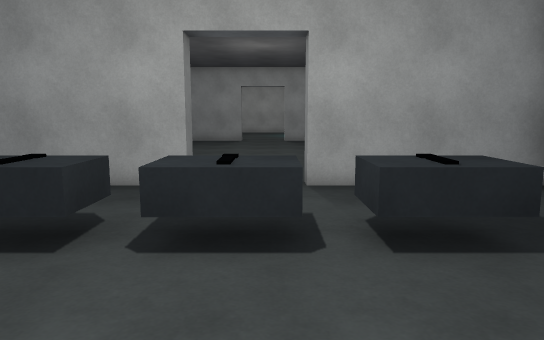
view 1 (above)

21 first-person views from a walk through a scene from a Unity 3-D project. The camera is 1.4 m above the floor, tilts 8° down and sees 70° across. Doors are open. The floor is counted in squares, 1 m on a side. Each view is taken from the middle of a square. On the plan, view 1 faces up. The plan holds only what a view shows up to about 16 squares ahead; the rest is blank. The player is left out.

view 2
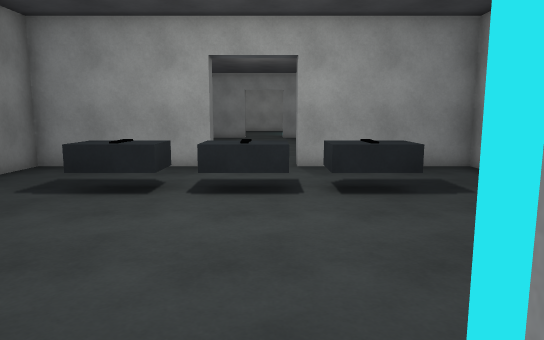

view 3
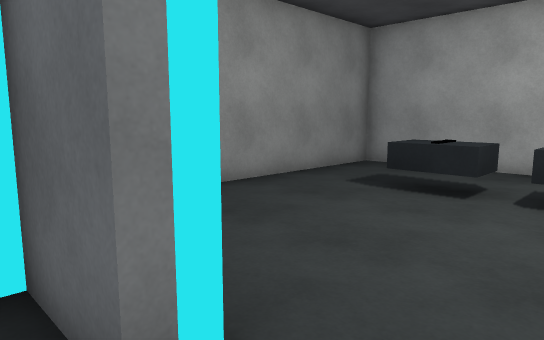

view 4
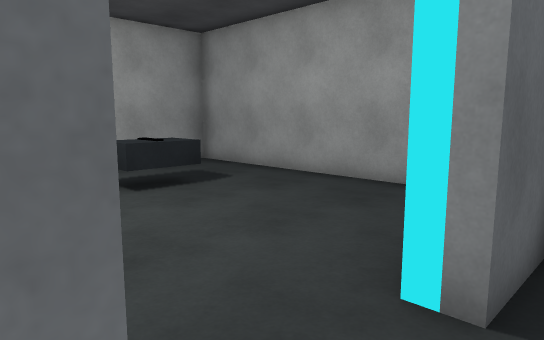

view 5
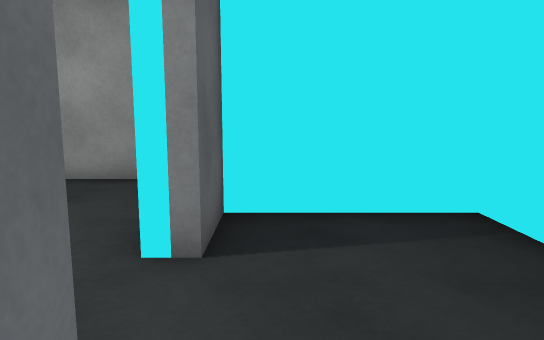

view 6
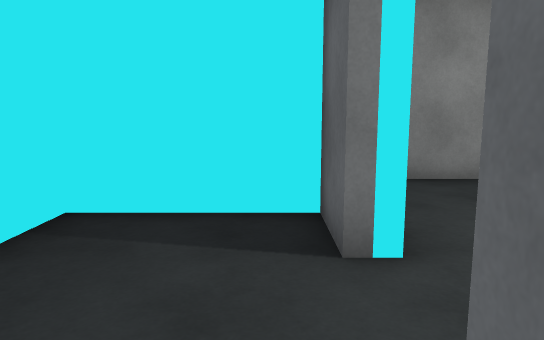

view 7
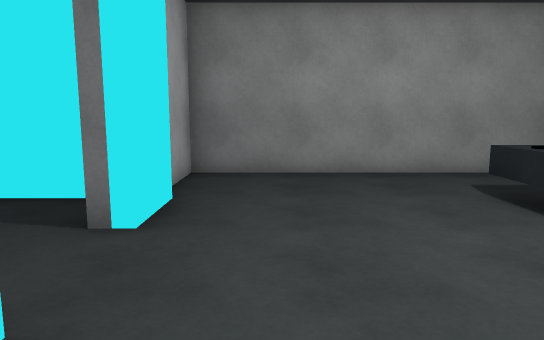

view 8
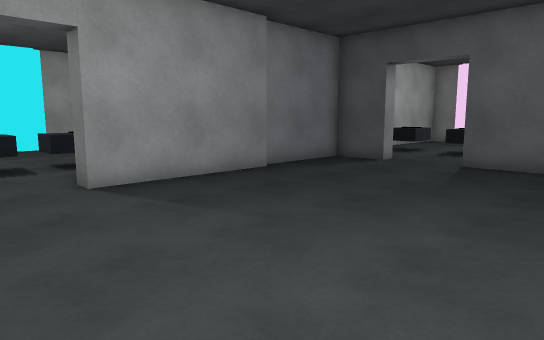

view 9
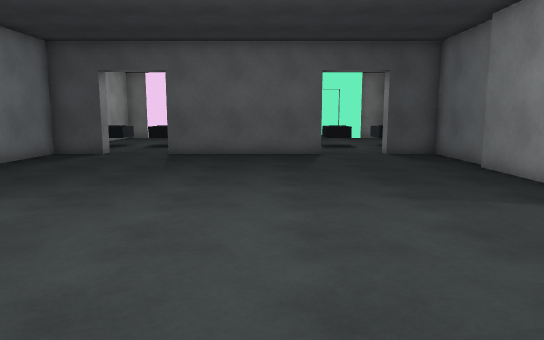

view 10
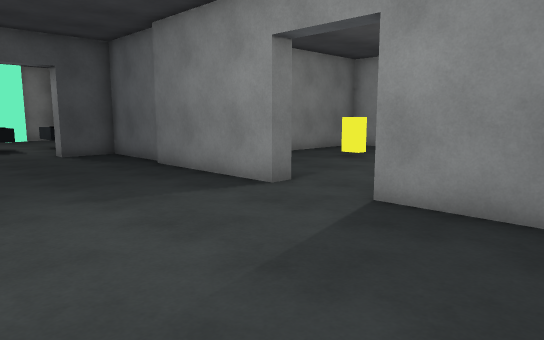

view 11
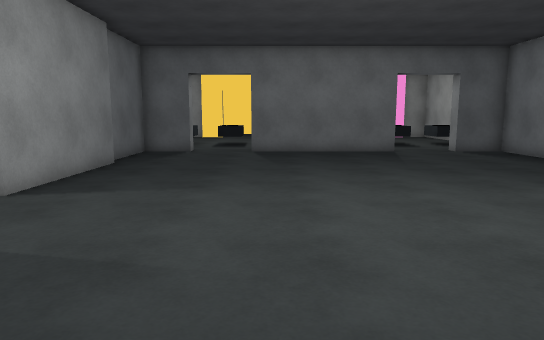

view 12
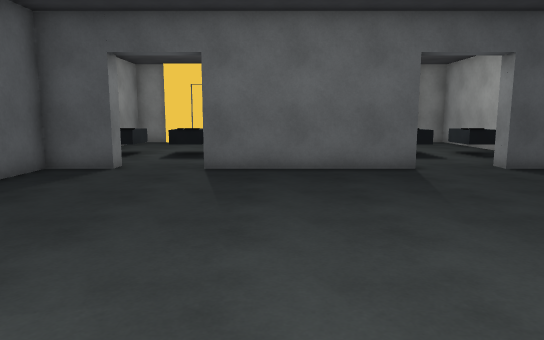

view 13
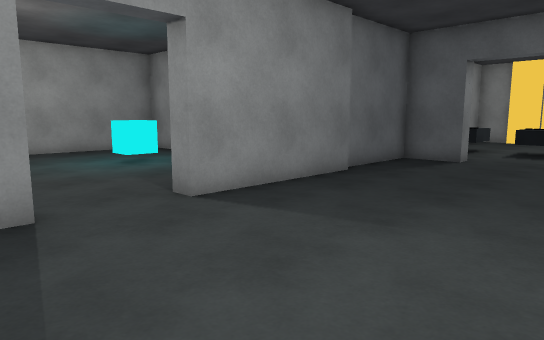

view 14
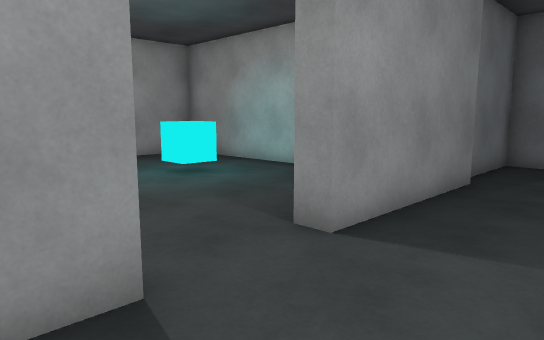

view 15
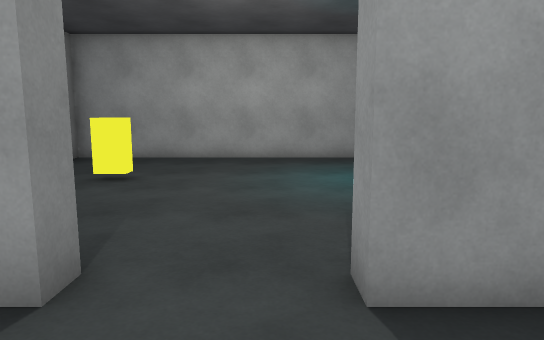

view 16
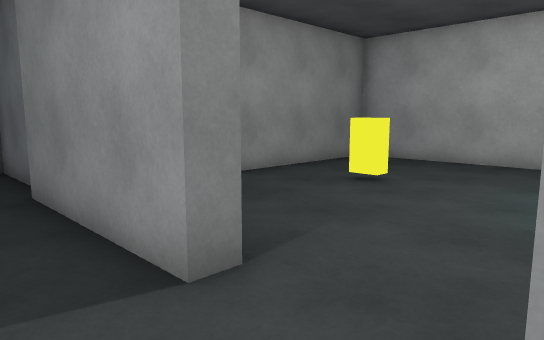

view 17
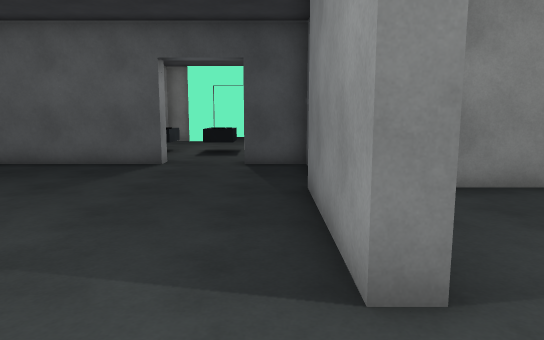

view 18
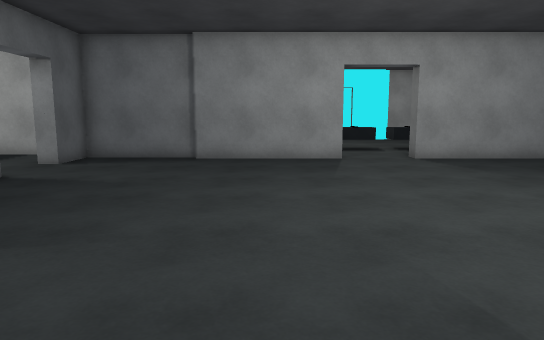

view 19
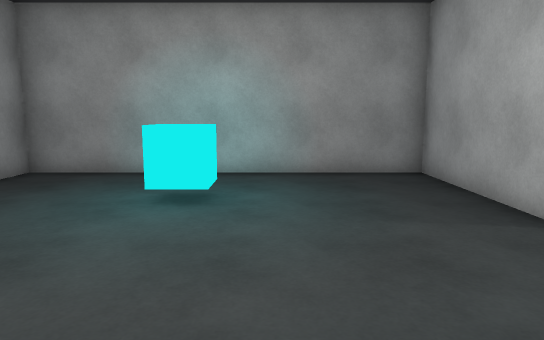

view 20
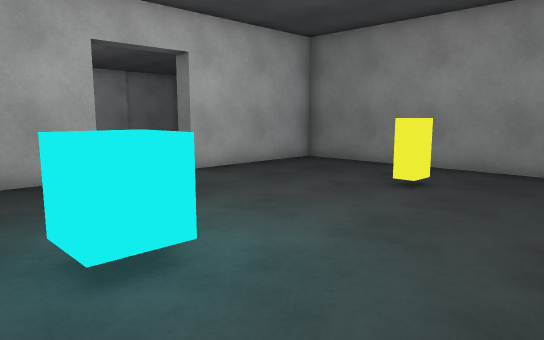

view 21
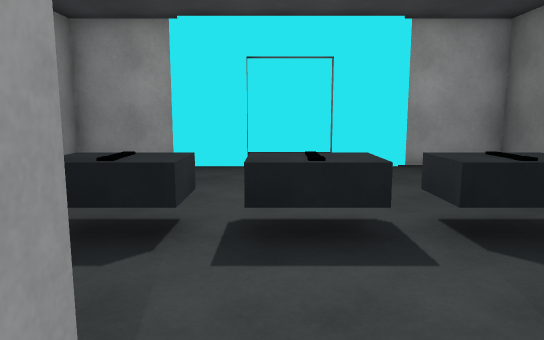

### Floor plan
Ten units are one square. View 1 is at (0, 0); x grows to the right and y downward. Boxes are objects, and circles mark ways between rooms. Rooms are numbered by the first view taken in them; rooms with no view inside come last. Other rooms are left out.
<svg viewBox="-110 -325 210 390">
<path fill="none" stroke="#000" d="M-17 -77 -65 -77 -65 20 -35 20M7 17 25 17M-36 17 -17 17M25 20 55 20 55 -77 7 -77M-17 23 -35 23 -35 60 25 60 25 23 7 23M-17 -217 -65 -217M7 -83 55 -83M-65 -83 -17 -83M-70 -220 -102 -220 -102 -202M56 -217 7 -217M55 -80 92 -80 92 -98M-102 -178 -102 -121M-102 -98 -102 -80 -68 -80M92 -121 92 -179M92 -202 92 -220 59 -220M7 -223 55 -223 55 -320 -65 -320 -65 -223 -17 -223"/>
<rect x="-35" y="-55" width="20" height="20" fill="#bbb"><title>other object</title></rect>
<rect x="-15" y="-55" width="20" height="20" fill="#bbb"><title>other object</title></rect>
<rect x="5" y="-55" width="20" height="20" fill="#bbb"><title>other object</title></rect>
<rect x="-45" y="-275" width="20" height="10" fill="#bbb"><title>other object</title></rect>
<rect x="15" y="-285" width="20" height="20" fill="#bbb"><title>other object</title></rect>
<circle cx="-5" cy="20" r="3" fill="#2a7"/>
<circle cx="-5" cy="-80" r="3" fill="#2a7"/>
<circle cx="-5" cy="-220" r="3" fill="#2a7"/>
<text x="-10" y="-30">1</text>
<text x="-10" y="40">2</text>
<text x="-10" y="-150">3</text>
<text x="-10" y="-270">4</text>
</svg>
Room 1 opens to room 2. Room 1 opens to room 3. Room 3 opens to room 4.

Where each view was taken, in squares from view 1:
view 1: 0 up, 0 right, facing up
view 2: 3 down, 0 right, facing up
view 3: 3 down, 0 right, facing up-left
view 4: 3 down, 2 left, facing up-right
view 5: 3 down, 3 left, facing right
view 6: 3 down, 2 right, facing left
view 7: 0 up, 3 right, facing left
view 8: 16 up, 1 right, facing down-left
view 9: 16 up, 4 right, facing left
view 10: 16 up, 4 right, facing up-left
view 11: 17 up, 6 left, facing right
view 12: 16 up, 1 left, facing right
view 13: 16 up, 3 left, facing up-right
view 14: 19 up, 3 left, facing up-right
view 15: 19 up, 0 right, facing up
view 16: 20 up, 1 right, facing up-left
view 17: 21 up, 1 right, facing left
view 18: 21 up, 3 right, facing down
view 19: 26 up, 4 left, facing right
view 20: 31 up, 4 right, facing down-left
view 21: 9 up, 0 right, facing down
